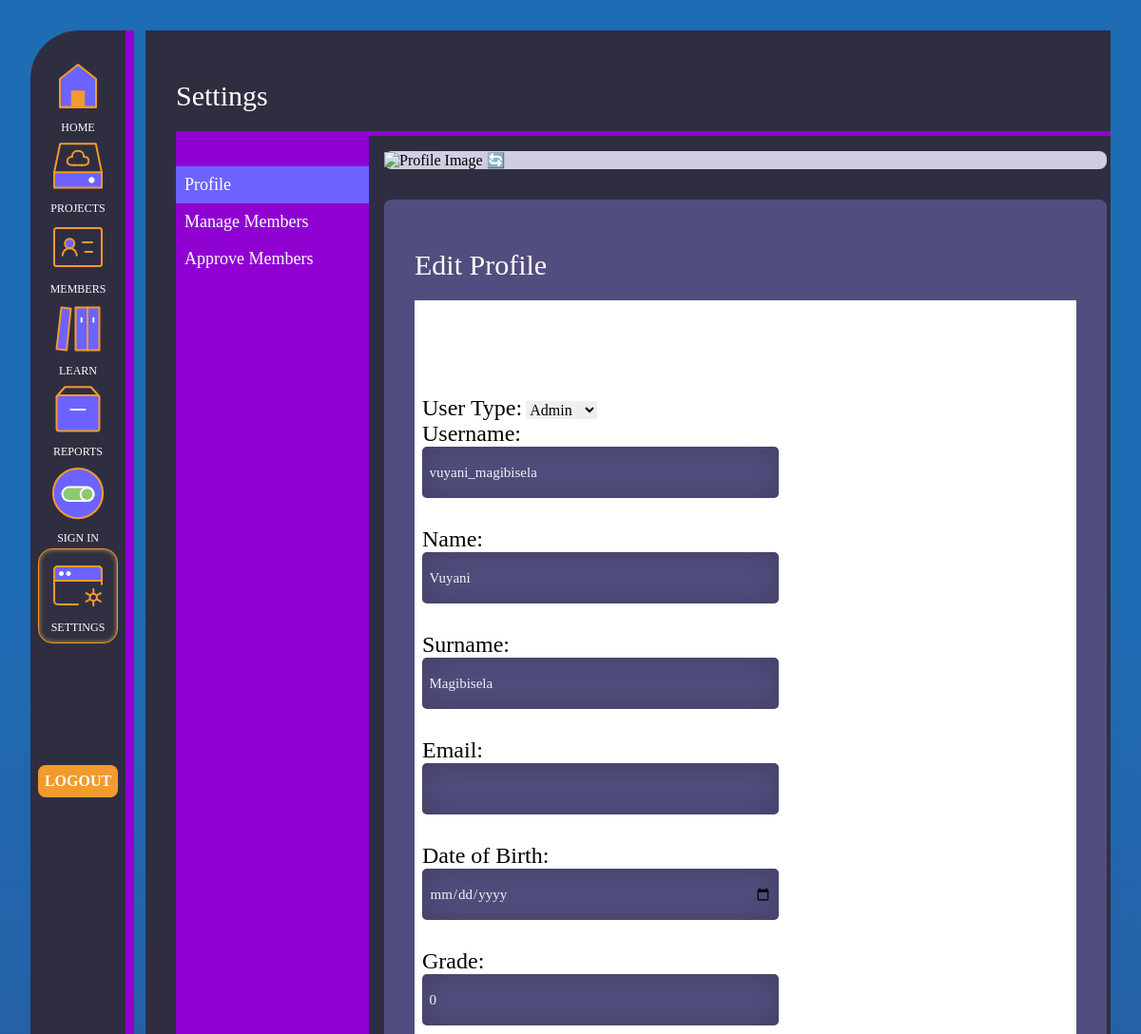
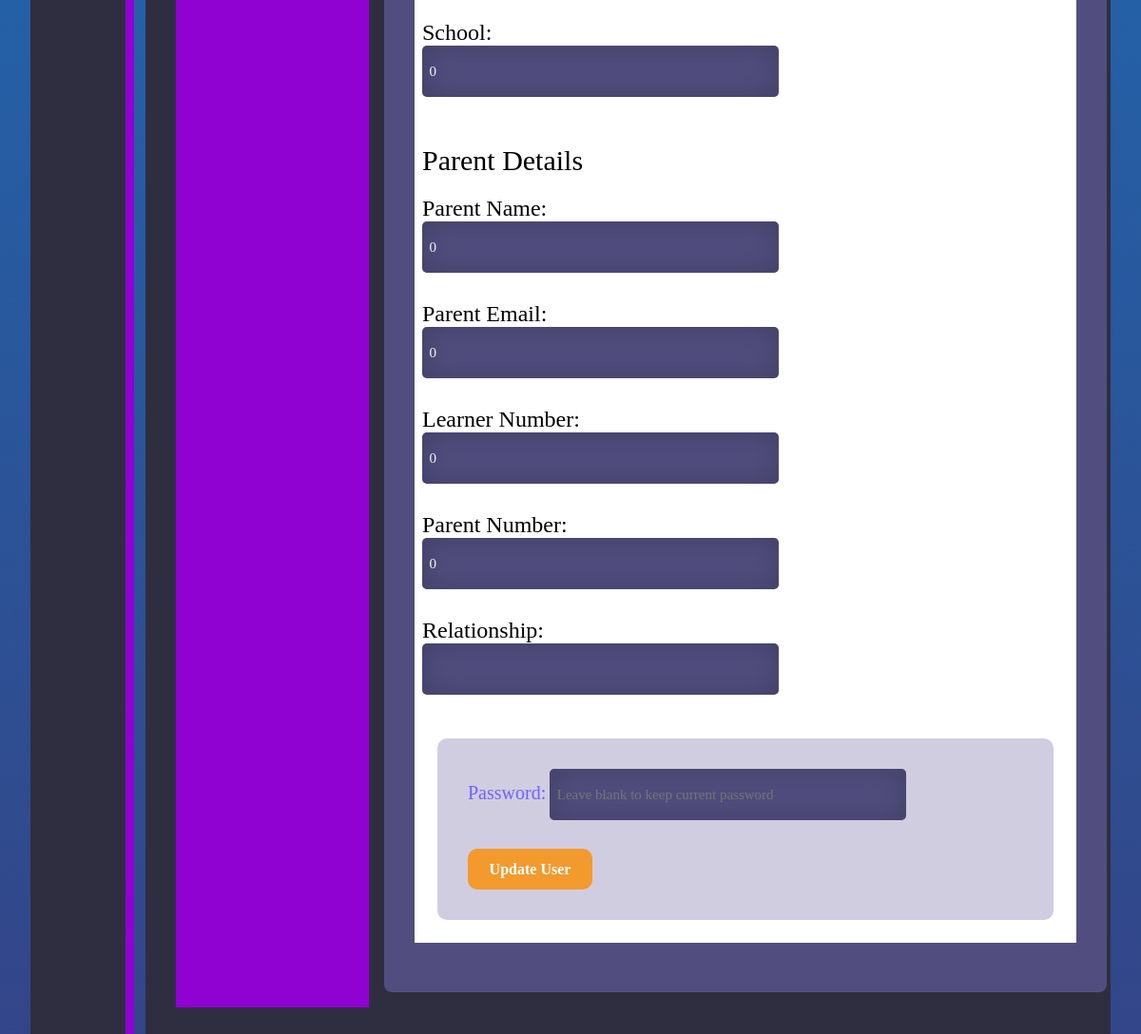
The page /settings.php (signed in) on the database its author committed (2 pictures, top to bottom).
### tables this page shows
CREATE TABLE `users` (
  `id` int(100) NOT NULL,
  `username` varchar(255) NOT NULL,
  `email` varchar(255) NOT NULL,
  `password` varchar(255) NOT NULL,
  `name` varchar(255) NOT NULL,
  `surname` varchar(255) NOT NULL,
  `user_type` enum('admin','mentor','member') NOT NULL DEFAULT 'member',
  `date_of_birth` date DEFAULT NULL,
  `grade` int(11) DEFAULT NULL,
  `school` int(11) DEFAULT NULL,
  `parent` int(11) DEFAULT NULL,
  `parent_email` varchar(255) DEFAULT NULL,
  `leaner_number` int(11) DEFAULT NULL,
  `parent_number` int(11) DEFAULT NULL,
  `Relationship` varchar(255) DEFAULT NULL
);

### settings.php (the view, shortened to what this page needs)
<?php
include 'profile_updater.php';
$userId = $_SESSION['user_id'];
$sql = "SELECT * FROM users WHERE id = ?";
$stmt = $conn->prepare($sql);
$stmt->bind_param("i", $userId);
$stmt->execute();
$result = $stmt->get_result();
$user = $result->fetch_assoc();
?>
<!DOCTYPE html>
<html lang="en">
<head>
    <link rel="stylesheet" href="style.css">
    <link rel="stylesheet" href="./public/assets/css/settingsStyles.css">
</head>
<body id="settings">
    <main id="container-settings">
        <section id="nav_section">
            <div class="nav">
                <ul>
                    <li >
                        <a  href="home.php" >
                        Home
                        </a>
                    </li>
                    <li>
                        <a href="projects.php">
                        Projects
                        </a>
                    </li>
                        <li>
                            <a href="members.php" >
                            Members
                            </a>
                        </li>
                        <li>
                            <a href="learn.php">
                            Learn
                            </a>
                        </li>
                        <li>
                        <?php
                            if (isset($_SESSION['user_type'])) {
                                $userType = $_SESSION['user_type'];
                                if ($userType === "admin"): ?>
                                    <a href="reports.php">
                                        Reports
                                    </a>
                                <?php endif;
                            }
                        ?>
                        </li>
                        <li>
                            <a href="signin.php">
                            Sign In
                            </a>
                        </li>
                        <li class="active">
                            <a href="settings.php">
                            Settings
                            </a>
                        </li>
                </ul>
            </div>
            <div class="logout">
            <a href="logout_process.php"><button>Logout</button></a>
            </div>
        </section>
        <section id="settings_main_section">
            <div class="content_section_settings">
                <h1>Settings</h1>
                <div class="settingsContainer">
                    <div class="settingsNav">
                        <a id="SettigsNav_active" href="settings.php">Profile</a>
                        <a href="user_list.php">Manage Members</a>
                        <a href="">Approve Members</a>
                    </div>
                    <div class="editProTop">
                        <div class="image-container">
                            <img id="main-image" src="image1.jpg" alt="Profile Image">
                            <i id="change-icon" class="icon">🔄</i>
                        </div>
                    </div>
                    <div class="editProBottom">
                        <h1>Edit Profile</h1>
                        <form action="update_user.php" method="post">
                            <div class="memberDetails">
                                <h1>Member Details</h1>
                                <input type="hidden" name="id" value="<?php echo $user['id']; ?>"> <br>
                                <?php
                                    if (isset($_SESSION['user_type'])) {
                                        $userType = $_SESSION['user_type'];
                                        if ($userType === "admin"): ?>
                                            <label for="user_type">User Type:</label>
                                            <select id="user_type" name="user_type" required>
                                                <option value="admin" <?php if ($user['user_type'] == 'admin') echo 'selected'; ?>>Admin</option>
                                            </select>
                                        <?php endif;
                                    }
                                ?><br>
                                <label for="username">Username:</label> <br>
                                <input type="text" id="username" name="username" value="<?php echo $user['username']; ?>" required> <br>
                                <label for="name">Name:</label> <br>
                                <input type="text" id="name" name="name" value="<?php echo $user['name']; ?>" required> <br>
                                <label for="email">Surname:</label> <br>
                                <input type="text" id="surname" name="surname" value="<?php echo $user['surname']; ?>" required> <br>
                                <label for="email">Email:</label> <br>
                                <input type="email" id="email" name="email" value="<?php echo $user['email']; ?>" required> <br>
                                <label for="dob">Date of Birth:</label> <br>
                                <input type="date" id="dob" name="dob" value="<?php echo $user['date of birth']; ?>" required> <br>
                                <label for="grade">Grade:</label> <br>
                                <input type="number" id="grade" name="grade" min="0" max="999" value="<?php echo $user['grade']; ?>" required> <br>
                                <label for="school">School:</label> <br>
                                <input type="text" id="school" name="school" value="<?php echo $user['school']; ?>" required> <br>
                            </div>
                            <div class="parentDetails">
                                <h1>Parent Details</h1>
                                <label for="parent">Parent Name:</label> <br>
                                <input type="text" id="parent" name="parent" value="<?php echo $user['parent']; ?>" required> <br>
                                <label for="parent_email">Parent Email:</label> <br>
                                <input type="email" id="parent_email" name="parent_email" value="<?php echo $user['parent_email']; ?>" required> <br>
                                <label for="learner_number">Learner Number:</label> <br>
                                <input type="text" id="learner_number" name="learner_number" value="<?php echo $user['leaner_number']; ?>" required> <br>
                                <label for="parent_number">Parent Number:</label> <br>
                                <input type="tel" id="parent_number" name="parent_number" value="<?php echo $user['parent_number']; ?>" required> <br>
                                <label for="relationship">Relationship:</label> <br>
                                <input type="text" id="relationship" name="relationship" value="<?php echo $user['Relationship']; ?>" required> <br>
                            </div>
                            <div class="passEdit">
                                <label for="password">Password:</label>
                                <input type="password" id="password" name="password" placeholder="Leave blank to keep current password">
                                <button type="submit">Update User</button>
                            </div>
                        </form>
                    </div>
                </div>
            </div>
        </section>
    </main>
</body>
</html>

### style.css (style rules this page uses)
* { vertical-align: baseline; font-weight: inherit; font-family: inherit; font-style: inherit; font-size: 100%; border: 0 none; outline: 0; padding: 0; margin: 0; }
body { padding: 0px; margin: 0px; }
h1, h2, h3, h4, h5, h6, p, pre, blockquote, form, ul, ol, dl { margin: 20px 0; }
li, dd, blockquote { margin-left: 40px; }
form select option { font-size: 25px; }
#nav_section { grid-column: 1/2; grid-row: 1/ span 17; background: #2F2E41; width: auto; height: 100vh; padding: 0.5em; background: #2F2E41; border-right: 9px solid #9002D2; border-radius: 51px 0px 0px 51px; }
.active { background: rgba(217, 217, 217, 0.01); border: 1px solid #F29A2E; box-shadow: inset 0px 0px 4px 1px rgba(255, 208, 55, 0.51); border-radius: 15px; padding: 0.5em; }
.nav ul li { text-align: center; list-style: none; margin: 0.2em auto; }
.nav ul li a { font-family: 'Source Code Pro'; font-style: normal; font-weight: 400; font-size: 12px; line-height: 15px; text-transform: uppercase; color: #FFFFFF; text-decoration: none; }
.logout { margin-top: 8em; }
.logout button { width: 84px; height: 34px; left: 51px; top: 871px; background: #F29A2E; border-radius: 8px; margin: auto; font-family: 'Source Code Pro'; font-style: normal; font-weight: 700; font-size: 16px; line-height: 20px; text-transform: uppercase; color: #FFFFFF; cursor: pointer; }
#settings { overflow: hidden; }
#container-settings { display: grid; grid-template-columns: repeat(16,1fr); grid-template-rows: repeat(16,1fr); gap: 12px; background: linear-gradient(180deg, #1E6CB4 25.96%, #393A7B 111.57%); height: 100%; padding: 2em; overflow: hidden; }
#settings_main_section { grid-column: 2/17; grid-row: 1/17; background: rgba(255, 255, 255, 0); padding-bottom: 0px; overflow: hidden; }
.content_section_settings { background: #2F2E41; border-radius: 0 2em 2em 0; width: 100%; margin-bottom: 0px; padding: 2em; height: 100vh; overflow: auto; }
.content_section_settings h1 { color: #fff; font-family: 'Source Code Pro'; font-style: normal; font-size: 30px; }
.settingsContainer { border-top: 5px solid #9002D2; display: grid; grid-template-columns: 20% 26% 26% 26%; grid-template-rows: auto; grid-template-areas: "Nav Profile Profile Profile" "nav details details details" "nav details details details"; overflow: hidden; }
.settingsNav { grid-area: Nav; grid-row: 1/4; padding-top: 2em; align-items: center; margin: 0px; background: #9002D2; width: 100%; height: 100%; overflow: hidden; }
.settingsNav a { font-family: 'Source Code Pro'; font-style: normal; font-weight: 500; font-size: 18px; color: #fff; padding: 0.5em; cursor: pointer; text-decoration: none; display: block; }
.editProTop { grid-area: Profile; background: #D0CDE1; max-width: 1920px; margin: 1em; border-radius: 8px; }
.editProBottom { grid-area: details; background-color: #514E7F; max-width: 1920px; height: 0 auto; margin: 1em; border-radius: 8px; }
.editProBottom { padding: 2em; }
.editProBottom form { background: #fff; padding: 0.5em; }
.passEdit { position:relative; background: #D0CDE1; border-radius: 10px; margin: 1em; padding: 2em; }
.passEdit :nth-child(1) { color: #6c63ff; font-family: Source Code Pro; font-size: 20px; font-weight: 500; padding-bottom: 15px; }
.passEdit input { width: 360px; height: 39px; background: #514e7f; border-radius: 5px; -webkit-box-shadow: inset 0px 0px 30px 2px rgba(47,46,65,0.4); -moz-box-shadow: inset 0px 0px 30px 2px rgba(47,46,65,0.4); box-shadow: inset 0px 0px 30px 2px rgba(47,46,65,0.4); padding: 0.5em; color: #f2f2f2; font-family: Source Code Pro; font-size: 15px; font-weight: 500; }
.parentDetails h1 { color: #000; }

### public/assets/css/settingsStyles.css (style rules this page uses)
body { background-color: red; }
#SettigsNav_active { background: #6C63FF; color: #fff; }
.passEdit { background: #D0CDE1; padding: 2em; }
.passEdit button { padding: 5px 22px; width: 131px; height: 43px; background: #f29a2e; border-radius: 10px; color: #ffffff; font-family: Source Code Pro; font-size: 16px; font-weight: 700; text-align: center; }
.editProBottom form label { font-size: 1.5em; }
.editProBottom form input { font-size: 1rem; }
.editProBottom form input { width: 360px; height: 39px; background: #514e7f; border-radius: 5px; -webkit-box-shadow: inset 0px 0px 30px 2px rgba(47,46,65,0.4); -moz-box-shadow: inset 0px 0px 30px 2px rgba(47,46,65,0.4); box-shadow: inset 0px 0px 30px 2px rgba(47,46,65,0.4); padding: 0.5em; margin-bottom: 2em; color: #f2f2f2; font-family: Source Code Pro; font-size: 15px; font-weight: 500; }

### rows shown on the page
users: user_type "Admin", username "vuyani_magibisela", name "Vuyani", surname "Magibisela", grade "0", school "0", parent "0", parent_email "0", learner_number "0", parent_number "0"
